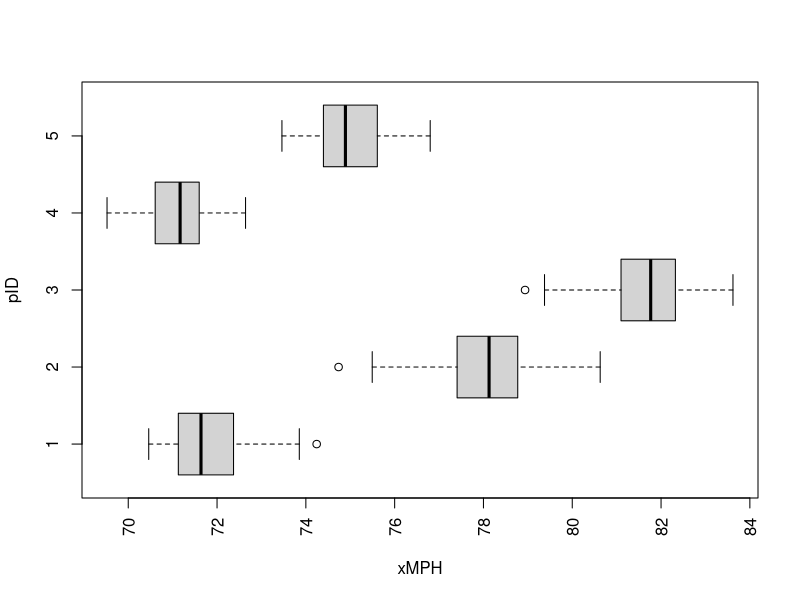
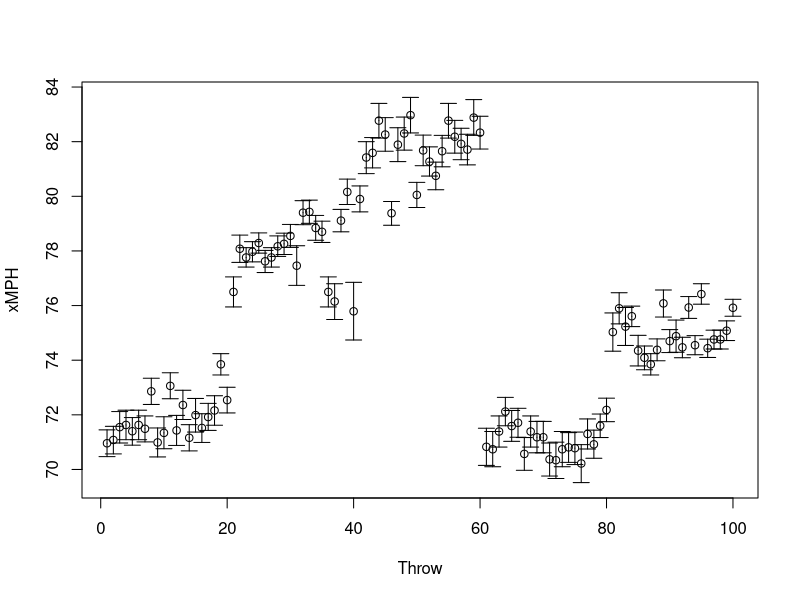
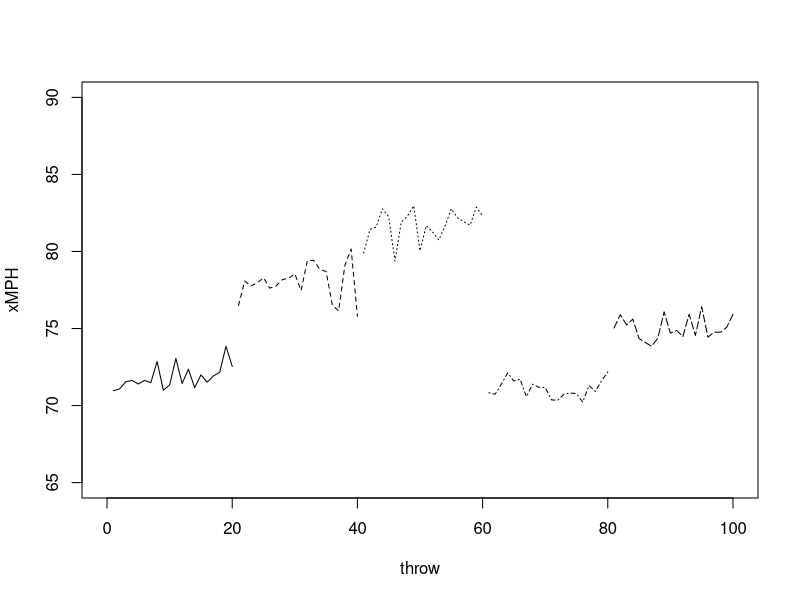

Here is the R script that generated these plots, in order:
Motus <- read.csv("MotusData.csv") #read file

require(leaps)
require(MASS)

#var_sel <- regsubsets(MPH ~ ArmSlot + ArmSpd + sRotation + Stress, data = Motus, method = "backward") #variable selectio
#summary(var_sel) #ArmSpd removed

model <- lm(MPH ~ ArmSlot + Stress, data = Motus) 
#summary(model) #sRot removed
Motus$xMPH <- predict(model,Motus,interval="confidence")

#athlete subsets

athlete_one <- subset(Motus, pID == 1 & throwID <= 20)
athlete_two <- subset(Motus, pID == 2 & throwID <= 40)
athlete_three <- subset(Motus, pID == 3 & throwID <= 60)
athlete_four <- subset(Motus, pID == 4 & throwID <= 80)
athlete_five <- subset(Motus, pID == 5 & throwID <= 100)

#boxplot with min/max

boxplot(xMPH ~ pID, data=Motus, las=3, horizontal=TRUE, xLAB = "xMPH")

#confidence interval graph

require(plotrix)
with(Motus, plotCI(throwID, fit, ui=upr, li=lwr, xlab = "Throw", ylab = "xMPH"))

#mph vs xmph 

with(athlete_one, plot(throwID, fit, type="l", lty=1, lwd=1,
     xlab="throw", ylab = "xMPH",
     xlim=c(0,100), ylim=c(65,90)))
with(athlete_two, lines(throwID, fit, lty=2,lwd=1))
with(athlete_three, lines(throwID, fit, lty=3, lwd=1))
with(athlete_four, lines(throwID, fit, lty=4,lwd=1))
with(athlete_five, lines(throwID, fit, lty=5, lwd=1))
